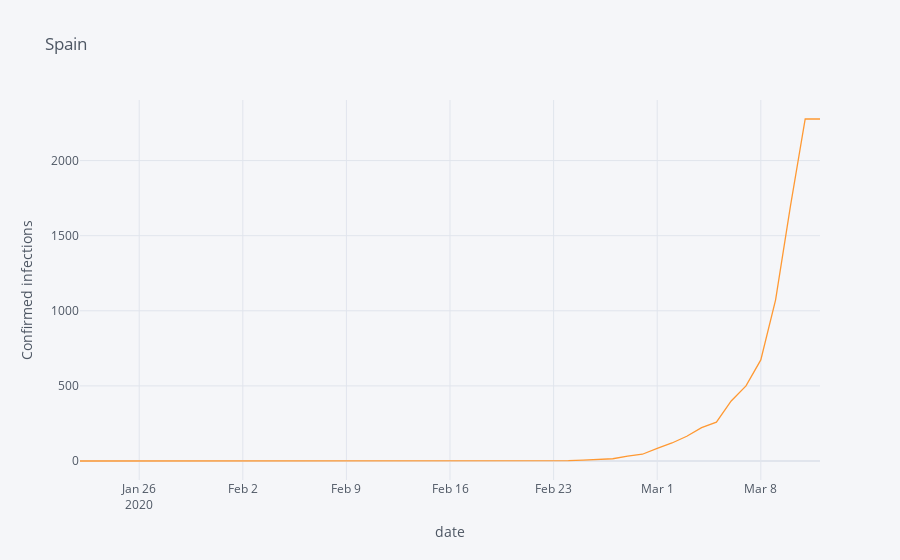

Notebook source saved alongside this figure:
### Markdown cell above
## Spain

### Code cell
confirmed_spain_df = pd.DataFrame(zip(confirmed_spain_df_.columns.to_list()[4:], confirmed_spain_df_.values[0][4:]), columns=['date', 'confirmed'])
confirmed_spain_df['date'] = pd.to_datetime(confirmed_spain_df['date'])
confirmed_spain_df.set_index('date', inplace=True)
confirmed_spain_df.iplot(yTitle='Confirmed infections', xTitle='date', title='Spain')

### Figure 1 — Plotly figure (JSON) as saved in the notebook; plotly's stock layout.template omitted (floating-point values rounded to 4 significant figures)
{"data": [{"line": {"color": "rgba(255, 153, 51, 1.0)", "dash": "solid", "shape": "linear", "width": 1.3}, "mode": "lines", "name": "confirmed", "text": "", "type": "scatter", "x": ["2020-01-22", "2020-01-23", "2020-01-24", "2020-01-25", "2020-01-26", "2020-01-27", "2020-01-28", "2020-01-29", "2020-01-30", "2020-01-31", "2020-02-01", "2020-02-02", "2020-02-03", "2020-02-04", "2020-02-05", "2020-02-06", "2020-02-07", "2020-02-08", "2020-02-09", "2020-02-10", "2020-02-11", "2020-02-12", "2020-02-13", "2020-02-14", "2020-02-15", "2020-02-16", "2020-02-17", "2020-02-18", "2020-02-19", "2020-02-20", "2020-02-21", "2020-02-22", "2020-02-23", "2020-02-24", "2020-02-25", "2020-02-26", "2020-02-27", "2020-02-28", "2020-02-29", "2020-03-01", "2020-03-02", "2020-03-03", "2020-03-04", "2020-03-05", "2020-03-06", "2020-03-07", "2020-03-08", "2020-03-09", "2020-03-10", "2020-03-11", "2020-03-12"], "y": [0, 0, 0, 0, 0, 0, 0, 0, 0, 0, 1, 1, 1, 1, 1, 1, 1, 1, 2, 2, 2, 2, 2, 2, 2, 2, 2, 2, 2, 2, 2, 2, 2, 2, 6, 13, 15, 32, 45, 84, 120, 165, 222, 259, 400, 500, 673, 1073, 1695, 2277, 2277]}], "layout": {"legend": {"bgcolor": "#F5F6F9", "font": {"color": "#4D5663"}}, "paper_bgcolor": "#F5F6F9", "plot_bgcolor": "#F5F6F9", "title": {"font": {"color": "#4D5663"}, "text": "Spain"}, "xaxis": {"gridcolor": "#E1E5ED", "showgrid": true, "tickfont": {"color": "#4D5663"}, "title": {"font": {"color": "#4D5663"}, "text": "date"}, "zerolinecolor": "#E1E5ED"}, "yaxis": {"gridcolor": "#E1E5ED", "showgrid": true, "tickfont": {"color": "#4D5663"}, "title": {"font": {"color": "#4D5663"}, "text": "Confirmed infections"}, "zerolinecolor": "#E1E5ED"}}}
